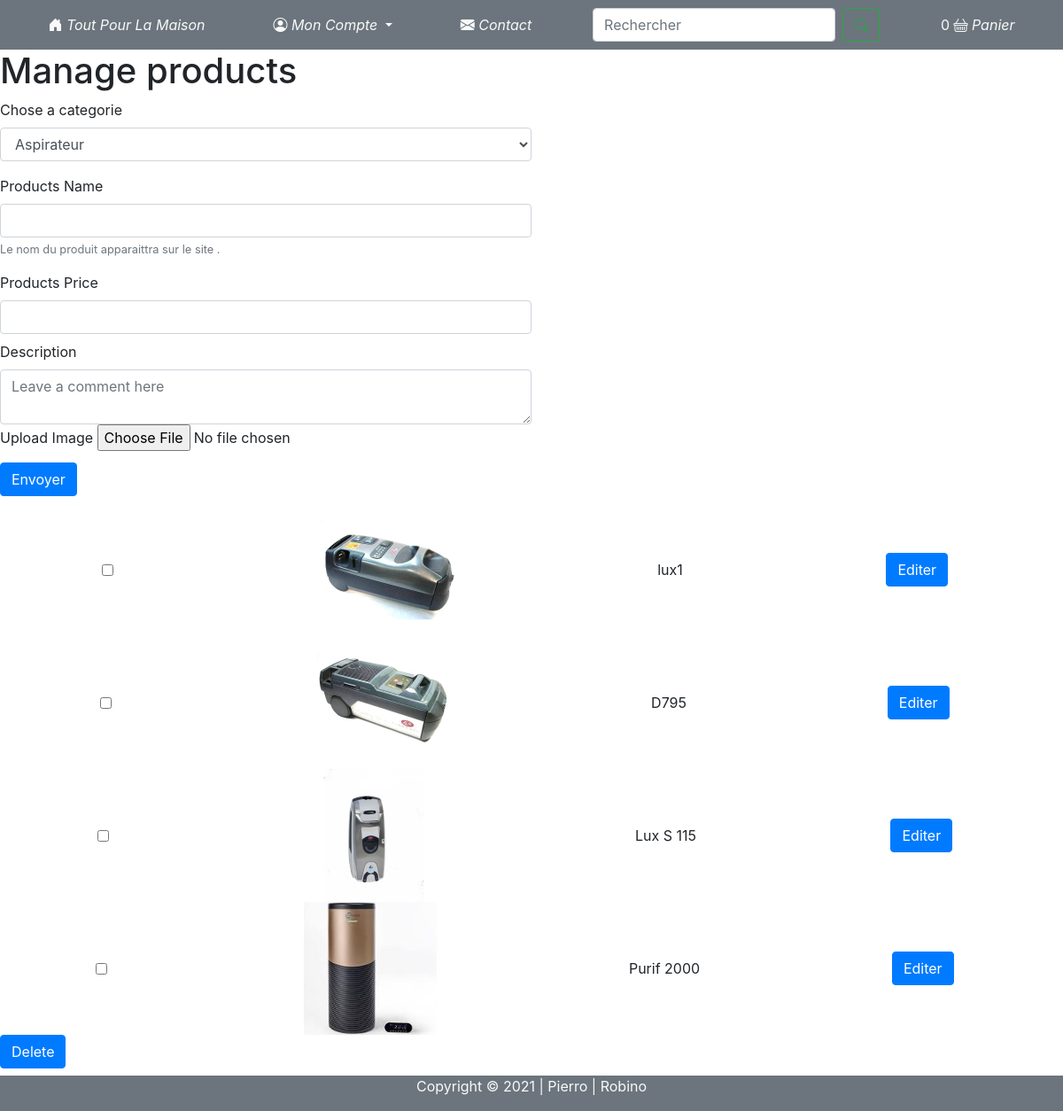
Page /index.php?view=manage_Products on the committed database.
### tables this page shows
CREATE TABLE `products` (
  `products_id` int UNSIGNED NOT NULL,
  `products_name` varchar(30) NOT NULL,
  `products_description` text,
  `products_price` float UNSIGNED NOT NULL,
  `products_categorie` int UNSIGNED NOT NULL
);

### App/Controller/Controller.php (called while the page is built, shortened)
<?php
class Controller
{
    public function render(string $page,$variable = [])
    {
        extract($variable);
        require('Views/Html/'.$page.'.php');
        require('Views/layout.php');
    }
}
?>

### App/Controller/ProductsController.php (called while the page is built, shortened)
<?php
class ProductsController extends Controller
{
    public function __construct()
    {
        $this->model = new ProductsModel;
    }
    public function manageProduct()
    {
        $products = $this->model;
        $categorie = new CategoriesModel;
        $this->render('manage_Products',['products' => $products,'categorie'=>$categorie]);
    }
}
?>

### Conf/Conf.php (called while the page is built)
<?php
$host = 'localhost';
$dbname = 'boutique';
$username = 'root';
$password = '';
$link = "mysql:host=$host;dbname=$dbname";

### App/Core/Core.php (called while the page is built, shortened)
<?php
    class Core
    {
        protected $db;
        public function __construct()
        {
            $this->table = $this->SetTable();
        }
        public function setDb() :PDO
        {
            require('Conf/Conf.php');
            $this->db = new PDO($link,$username,$password,array(
                PDO::ATTR_ERRMODE => PDO::ERRMODE_EXCEPTION));
            return $this->db;
        }
        public function SetTable() :string
        {
            $classnamespace = get_class($this);
            $classnamespace = explode('\\',$classnamespace);
            $class = end($classnamespace);
            $class = strtolower($class);
            $table = str_replace('model','',$class);
            return $table;
        }
        public function stickOut( $sql, array $array=[])
        {
            $query = $this->db->prepare($sql);
            $query->execute($array);
            $result = $query->fetchAll(PDO::FETCH_ASSOC);
            return $result;
        }
    }

### App/Model/Model.php (called while the page is built, shortened)
<?php
    class Model extends Core
    {
        public function listBy($param='')
        {
            $result = $this->stickOut("SELECT * FROM {$this->table} $param");
            return $result;
        }
    }
?>

### App/Libraries/Autoload.php (called while the page is built, shortened)
<?php
    function autoload($myclass)
    {
        $filepath = str_replace('\\', '/', $myclass)  . '.php';
    }
?>

### App/Libraries/Mydir.php (called while the page is built)
<?php
    function mydir($path,$picture)
    {
        $files = scandir($path);
        $picture = strtolower($picture);
        $picture = str_replace(' ','',$picture);
        foreach($files as $result)
        {
            if($result == $picture.'.jpg' )
            {
                return $result;
            }
            elseif($result == $picture.'.jpeg')
            {
                return $result;
            }
            elseif($result == $picture.'.png')
            {
                return $result;
            }
        }
    }
?>

### Views/Html/manage_Products.php (the view, shortened to what this page needs)
<h1>Manage products</h1>
<div style='width:50%;'>
    <form method='post' action='index.php?view=manage_Products' enctype="multipart/form-data">
        <div class='form_group mb-2'>
            <label for="products_categorie">Chose a categorie</label>
            <select class="form-control mb-3" aria-label=".form-select-lg example" name='products_categorie'>
                <?php
                $items = $categorie->listBy();
                foreach ($items as $choose) {
                    echo "<option value='" . $choose['categories_id'] . "'>" . $choose['categories_name'] . '</option>';
                }
                ?>
            </select>
        </div>
        <div class='form_group mb-3'>
            <label for="products_name">Products Name</label>
            <input class="form-control" type="text" id='products_name' name='products_name' aria-describedby='categorie_block'>
            <small id="passwordHelpBlock" class="form-text text-muted">
                Le nom du produit apparaittra sur le site .
            </small>
        </div>
        <div class='form_group mb-2'>
            <label for="products_price">Products Price</label>
            <input class="form-control" type="text" id='products_price' name='products_price' aria-describedby='categorie_block'>
        </div>
        <div class="form-floating">
            <label for="product_description">Description</label>
            <textarea class="form-control" placeholder="Leave a comment here" name='products_description' id="product_description"></textarea>
        </div>
        <div class='form_group mb-2'>
            <label for="file">Upload Image</label>
            <input type="file" name="file" id="file">
        </div>
        <input type="submit" class="btn btn-primary mb-2" name='submit' value='Envoyer'>
    </form>
</div>
<div>
    <form method='post' action='index.php?view=manage_Products'>
        <?php
        $items = $products->listBy();
        $a = 0;
        foreach ($items as $form) {
            $a++; ?>
            <div class="form-check form-check-inline container-fluid d-flex justify-content-around">
                <input class="form-check-input" type="checkbox" id="products_id" name='<?= $form['products_id'] ?>'>
                <img src='Views/Public/Pictures/<?= mydir("Views/Public/Pictures", $form['products_name']) ?>' style='width: 150px'>
                <label class="form-check-label" for='<?= $form['products_id'] ?>'><?= $form['products_name'] ?></label>
                <button type="button" class="btn btn-primary" data-bs-toggle="modal" data-bs-target='#edit_product<?= $a ?>'>
                    Editer
                </button>
            </div>
        <?php }; ?>
        <input type="submit" class="btn btn-primary mb-5" name='submit' value='Delete'>
    </form>
</div>

### Views/Public/Css/style.css (style rules this page uses)
body { margin: 0; padding: 0; height: 100%; }

### rows in the picture
products: products_name (picture), products_name "lux1"
products: shows a picture, products_name "D795"
products: shows a picture, products_name "Lux S 115"
products: shows a picture, products_name "Purif 2000"

### other values in the picture
$orders->itemSelected() "0"
form field products_categorie "Aspirateur"
